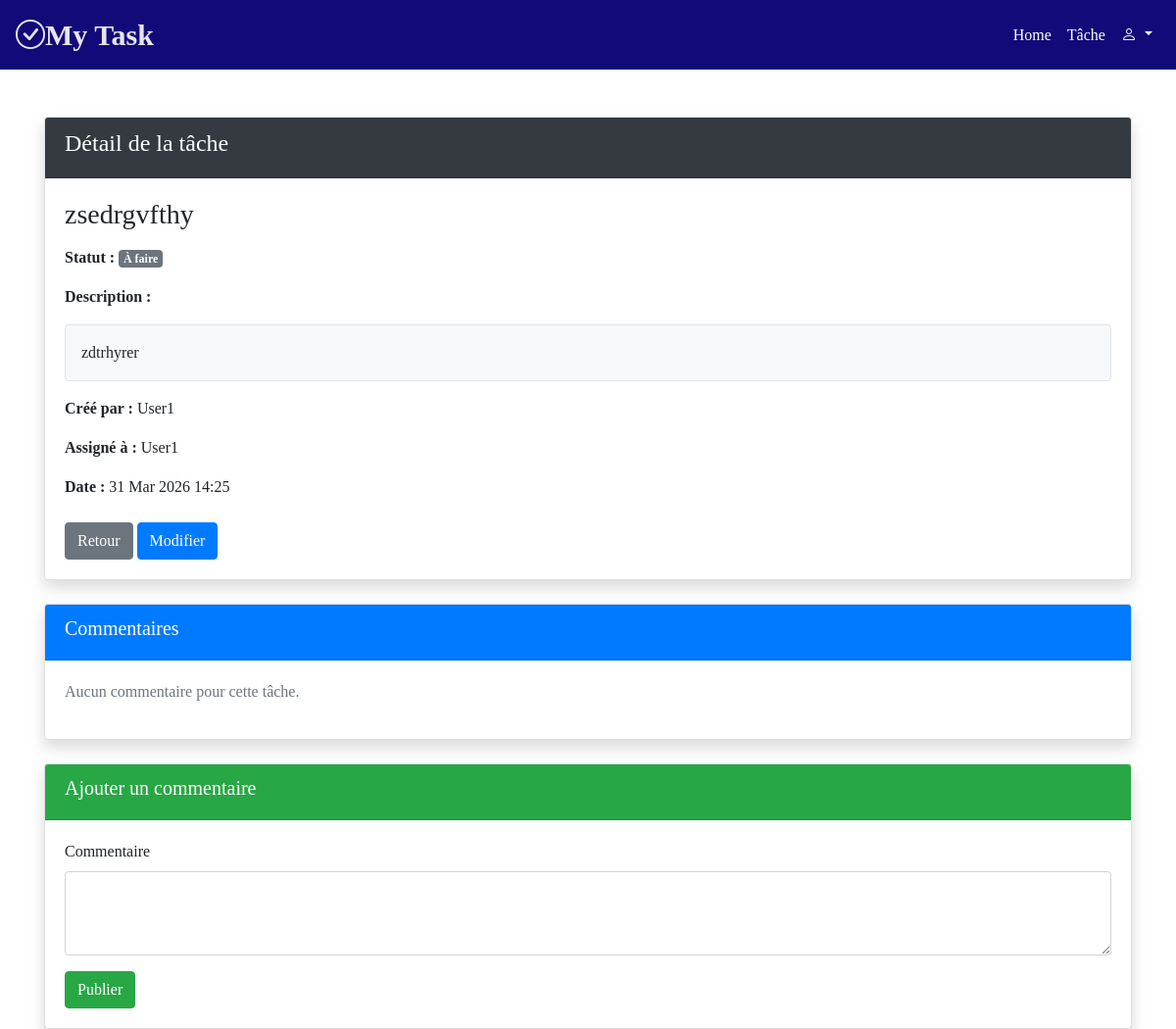
/task/4/ (signed in), run on an earlier commit of the app's database.
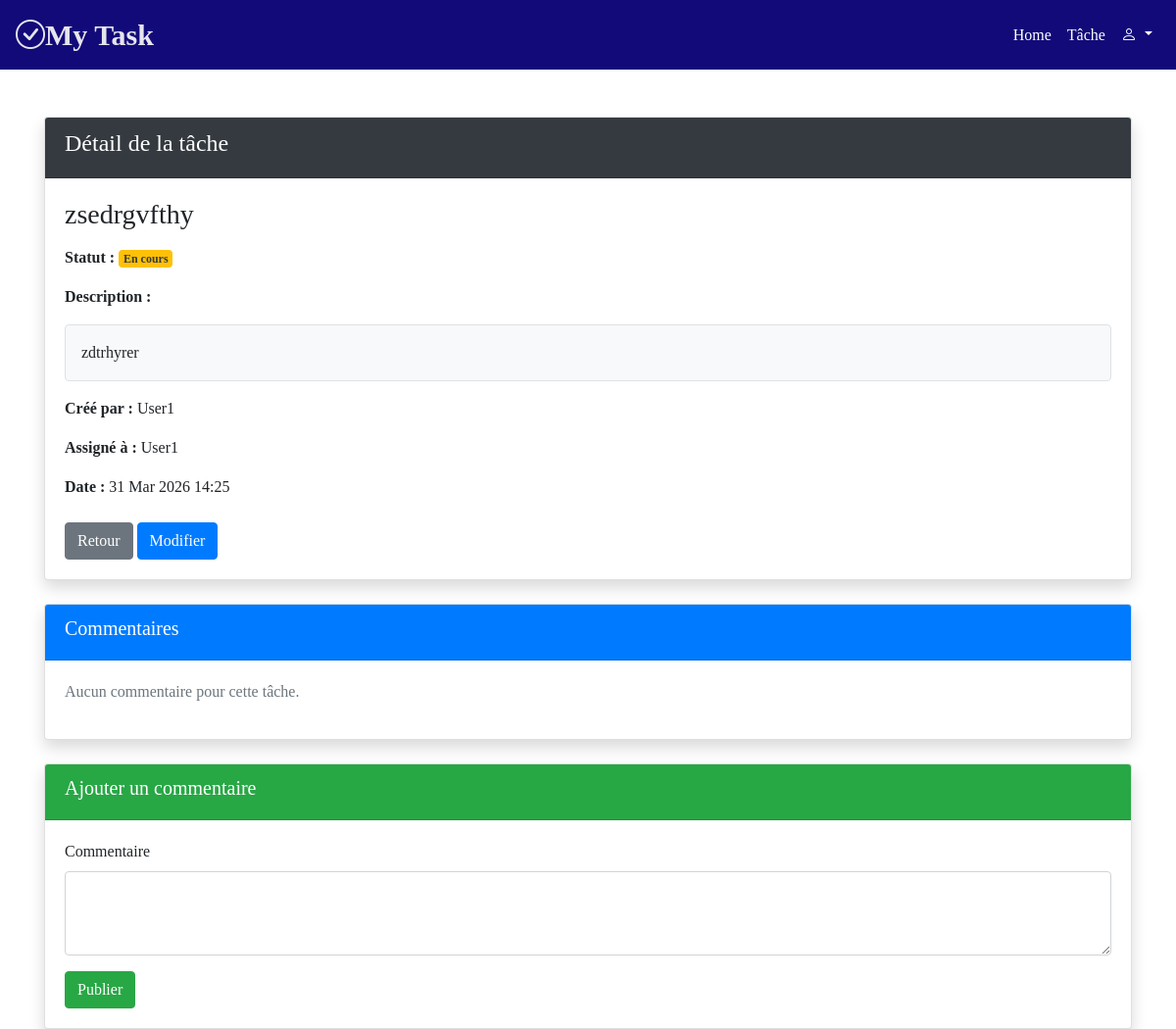
And on a later commit of the database.
### gestion_app/views.py (the view, shortened to what this page needs)
# urls.py: path('task/<int:pk>/', views.TaskDetailView.as_view(), name='detail_task'),
class TaskDetailView(LoginRequiredMixin, DetailView):
    model = Task
    template_name = 'task/detail_task.html'
    context_object_name = 'task'
    login_url = 'login'

### gestion_app/templates/task/detail_task.html (shortened to what this page needs)
{% extends 'base.html' %}
{% block content %}
<div class="container mt-5">
    <div class="card shadow">
        <div class="card-header bg-dark text-white">
            <h4>Détail de la tâche</h4>
        </div>
        <div class="card-body">
            <h3 class="mb-3">{{ object.title }}</h3>
            <p>
                <strong>Statut :</strong>
                {% if object.status == 'todo' %}
                    <span class="badge bg-secondary text-white">À faire</span>
                {% elif object.status == 'in_progress' %}
                    <span class="badge bg-warning text-dark">En cours</span>
                {% elif object.status == 'done' %}
                    <span class="badge bg-success text-white">Terminé</span>
                {% endif %}
            </p>
            <p><strong>Description :</strong></p>
            <div class="border p-3 rounded bg-light">
                {{ object.description }}
            </div>
            <div class="mt-3">
                <p><strong>Créé par :</strong> {{ object.created_by }}</p>
                <p><strong>Assigné à :</strong> {{ object.assigned_to }}</p>
                <p><strong>Date :</strong> {{ object.created_at|date:"d M Y H:i" }}</p>
            </div>
            <div class="mt-4">
                <a href="{% url 'list_task' %}" class="btn btn-secondary">Retour</a>
                <a href="{% url 'edit_task' object.id %}" class="btn btn-primary">Modifier</a>
            </div>
        </div>
    </div>
    <div class="card shadow mt-4">
        <div class="card-header bg-primary text-white">
            <h5>Commentaires</h5>
        </div>
        <div class="card-body">
            {% if object.comments.all %}
                {% for comment in object.comments.all %}
                    <div class="mb-3 border-bottom pb-2">
                        <p>{{ comment.content }}</p>
                        <small class="text-muted">
                            Par {{ comment.author }} • {{ comment.created_at|date:"d M Y H:i" }}
                        </small>
                    </div>
                    <form method="post" action="{% url 'delete_comment' comment.id %}">
                        {% csrf_token %}
                        <button type="submit" class="btn btn-sm btn-danger"
                            onclick="return confirm('Supprimer ce commentaire ?');">
                            <i class="bi bi-trash"></i>
                        </button>
                    </form>
                {% endfor %}
            {% else %}
                <p class="text-muted">Aucun commentaire pour cette tâche.</p>
            {% endif %}
        </div>
    </div>
    <div class="card shadow mt-4">
        <div class="card-header bg-success text-white">
            <h5>Ajouter un commentaire</h5>
        </div>
        <div class="card-body">
            <form method="post">
                <div class="mb-3">
                    <label class="form-label">Commentaire</label>
                    <textarea name="content" class="form-control" rows="3" required></textarea>
                </div>
                <button type="submit" class="btn btn-success">Publier</button>
            </form>
        </div>
    </div>
</div>
{% endblock %}

What changed in the data, as far as the page shows it:
changed Task "zsedrgvfthy": status "todo" → "in_progress" (drawn)
Also different on the page:
text no longer shown: "À faire"
text now shown: "En cours"
